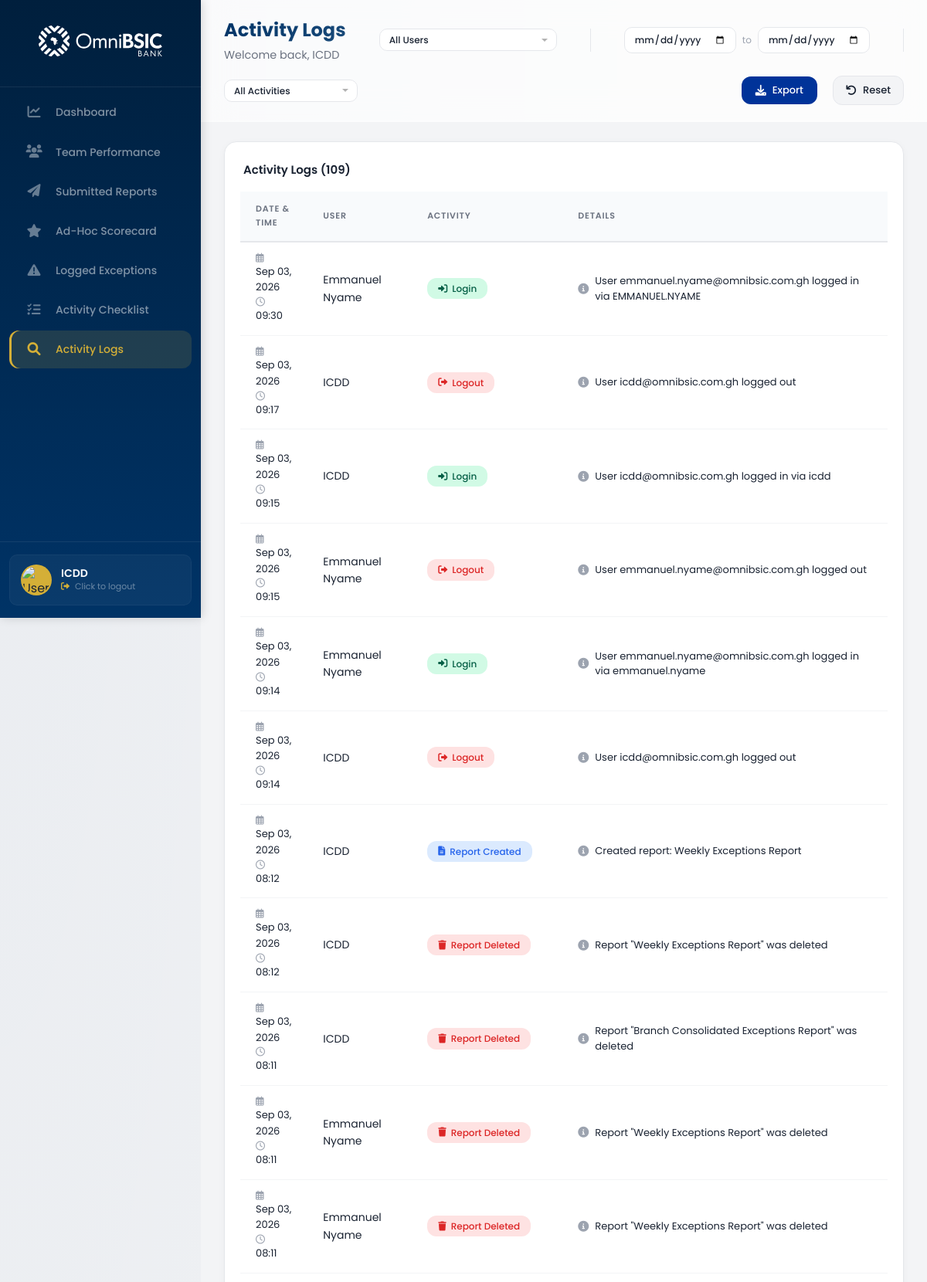
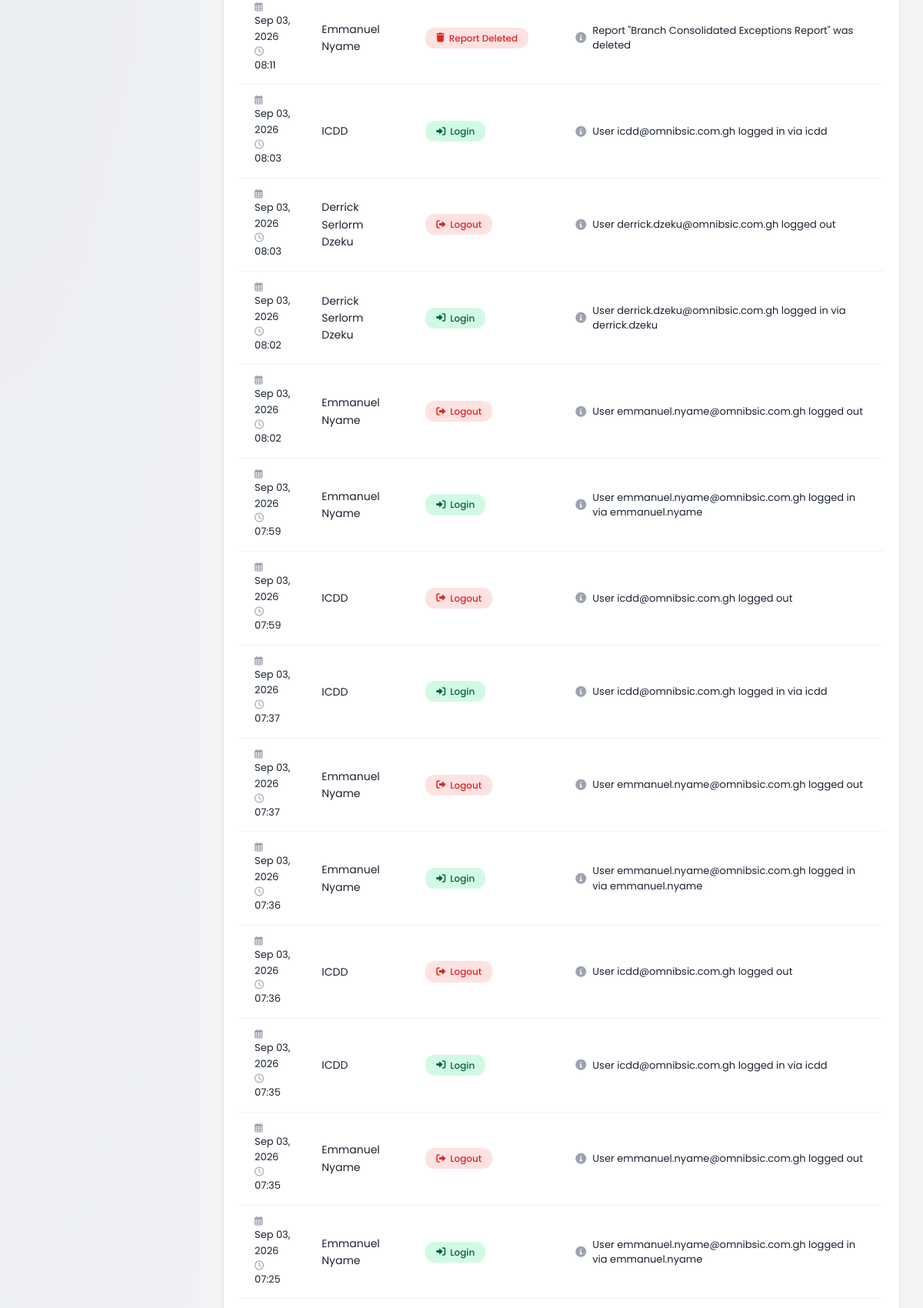
Page /adminboard/supervisor/activity-logs/ (signed in, upper part) on the committed database (2 pictures, top to bottom).
### control_dashboard/models.py (models this page shows, shortened)
class UserProfile(models.Model):
    ROLE_CHOICES = [
        ('admin', 'Admin'),
        ('supervisor', 'Supervisor'),
        ('member', 'Member'),
    ]
    POSITION_CHOICES = [
        ('hc', 'Headoffice Control'),
        ('cc', 'Cluster Control'),
    ]
    STATUS_CHOICES = [
        ('active', 'Active'),
        ('inactive', 'Inactive'),
    ]
    user = models.OneToOneField(
        User,
        on_delete=models.CASCADE,
        related_name='profile',
        null=True,
        blank=True
    )
    email = models.EmailField(unique=True)
    full_name = models.CharField(max_length=200)
    username = models.CharField(max_length=150, unique=True, blank=True, null=True)
    position = models.CharField(max_length=50, choices=POSITION_CHOICES, default='member')
    role = models.CharField(max_length=50, choices=ROLE_CHOICES, default='member')
    status = models.CharField(max_length=50, choices=STATUS_CHOICES, default='active')
    created_at = models.DateTimeField(auto_now_add=True)
    updated_at = models.DateTimeField(auto_now=True)
    class Meta:
        db_table = 'user_profiles'
        ordering = ['full_name']

class ActivityLog(models.Model):
    ACTIVITY_TYPES = (
        ('login', 'Login'),
        ('logout', 'Logout'),
        ('report_created', 'Report Created'),
        ('report_updated', 'Report Updated'),
        ('report_deleted', 'Report Deleted'),
        ('report_submitted', 'Report Submitted'),
        ('report_approved', 'Report Approved'),
        ('report_rejected', 'Report Rejected'),
        ('checklist_completed', 'Checklist Completed'),
        ('user_created', 'User Created'),
        ('user_updated', 'User Updated'),
        ('user_deleted', 'User Deleted'),
        ('email_sent', 'Email Sent'),
        ('draft_saved', 'Draft Saved'),
        ('draft_deleted', 'Draft Deleted'),
        ('deduction_created', 'Deduction Created'),
        ('deduction_updated', 'Deduction Updated'),
        ('deduction_deleted', 'Deduction Deleted'),
        ('score_updated', 'Score Updated'),
    )
    ACTIVITY_ICONS = {
        'login': 'fa-sign-in-alt',
        'logout': 'fa-sign-out-alt',
        'report_created': 'fa-file-alt',
        'report_updated': 'fa-edit',
        'report_deleted': 'fa-trash',
        'report_submitted': 'fa-paper-plane',
        'report_approved': 'fa-check-circle',
        'report_rejected': 'fa-times-circle',
        'checklist_completed': 'fa-check-double',
        'user_created': 'fa-user-plus',
        'user_updated': 'fa-user-edit',
        'user_deleted': 'fa-user-minus',
        'email_sent': 'fa-envelope',
        'draft_saved': 'fa-save',
        'draft_deleted': 'fa-trash-alt',
        'deduction_created': 'fa-minus-circle',
        'deduction_updated': 'fa-edit',
        'deduction_deleted': 'fa-trash',
        'score_updated': 'fa-star',
    }
    user = models.ForeignKey(
        'UserProfile',
        on_delete=models.CASCADE,
        related_name='activity_logs'
    )
    activity_type = models.CharField(
        max_length=50,
        choices=ACTIVITY_TYPES
    )
    details = models.TextField(
        blank=True,
        null=True,
        help_text="Detailed description of the activity"
    )
    ip_address = models.GenericIPAddressField(
        blank=True,
        null=True,
        help_text="IP address of the user"
    )
    user_agent = models.TextField(
        blank=True,
        null=True,
        help_text="User agent string"
    )
    created_at = models.DateTimeField(
        auto_now_add=True
    )
    class Meta:
        ordering = ['-created_at']
        verbose_name = 'Activity Log'
        verbose_name_plural = 'Activity Logs'
        indexes = [
            models.Index(fields=['user', 'created_at']),
            models.Index(fields=['activity_type']),
        ]
    def get_activity_icon(self):
        return self.ACTIVITY_ICONS.get(self.activity_type, 'fa-circle')

### control_dashboard/views.py (the view)
# urls.py: path('supervisor/activity-logs/', views.supervisor_activity_logs, name='supervisor_activity_logs'),
@login_required
def supervisor_activity_logs(request):
    try:
        user_profile = UserProfile.objects.get(email=request.user.email)
        if user_profile.role != 'supervisor' and user_profile.role != 'admin':
            messages.error(request, 'You do not have permission to access this page.')
            return redirect_dashboard(request.user)
    except UserProfile.DoesNotExist:
        return redirect_dashboard(request.user)
    user_filter = request.GET.get('user', 'all')
    start_date = request.GET.get('start_date', '')
    end_date = request.GET.get('end_date', '')
    activity_filter = request.GET.get('activity', '')
    queryset = ActivityLog.objects.all().select_related('user')
    if user_filter != 'all':
        try:
            queryset = queryset.filter(user_id=int(user_filter))
        except ValueError:
            pass
    if start_date:
        try:
            start_date_obj = datetime.strptime(start_date, '%Y-%m-%d').date()
            queryset = queryset.filter(created_at__date__gte=start_date_obj)
        except ValueError:
            pass
    if end_date:
        try:
            end_date_obj = datetime.strptime(end_date, '%Y-%m-%d').date()
            queryset = queryset.filter(created_at__date__lte=end_date_obj)
        except ValueError:
            pass
    if activity_filter and activity_filter != 'all':
        queryset = queryset.filter(activity_type=activity_filter)
    activity_logs = queryset.order_by('-created_at')[:200]
    users = UserProfile.objects.filter(status='active').order_by('full_name')
    activity_types = ActivityLog.ACTIVITY_TYPES
    context = {
        'user_profile': user_profile,
        'activity_logs': activity_logs,
        'users': users,
        'activity_types': activity_types,
        'user_filter': user_filter,
        'activity_filter': activity_filter,
        'start_date': start_date,
        'end_date': end_date,
    }
    return render(request, 'control_dashboard/activity-sup.html', context)

### control_dashboard/templates/control_dashboard/activity-sup.html (shortened to what this page needs)
{% extends 'control_dashboard/base.html' %}
{% load static %}
{% block extra_css %}
<link rel="stylesheet" href="{% static 'stylesheets/activity-logs.css' %}" type="text/css">
{% endblock %}
{% block dashboard_url %}{% url 'control_dashboard:supervisor_dashboard' %}{% endblock %}
{% block nav_links %}
<li><a href="{% url 'control_dashboard:supervisor_dashboard' %}">
    <span class="nav-icon"><i class="fas fa-chart-line"></i></span>
    <span class="nav-text">Dashboard</span>
</a></li>
<li><a href="{% url 'control_dashboard:team_performance' %}">
    <span class="nav-icon"><i class="fas fa-users"></i></span>
    <span class="nav-text">Team Performance</span>
</a></li>
<li><a href="{% url 'control_dashboard:submitted_reports' %}">
    <span class="nav-icon"><i class="fas fa-paper-plane"></i></span>
    <span class="nav-text">Submitted Reports</span>
</a></li>
<li><a href="{% url 'control_dashboard:ad_hoc_scorecard' %}">
    <span class="nav-icon"><i class="fas fa-star"></i></span>
    <span class="nav-text">Ad-Hoc Scorecard</span>
</a></li>
<li><a href="{% url 'control_dashboard:logged_exceptions' %}">
    <span class="nav-icon"><i class="fas fa-exclamation-triangle"></i></span>
    <span class="nav-text">Logged Exceptions</span>
</a></li>
<li><a href="{% url 'control_dashboard:supervisor_checklist' %}">
    <span class="nav-icon"><i class="fas fa-tasks"></i></span>
    <span class="nav-text">Activity Checklist</span>
</a></li>
<li class="active"><a href="{% url 'control_dashboard:supervisor_activity_logs' %}">
    <span class="nav-icon"><i class="fas fa-search"></i></span>
    <span class="nav-text">Activity Logs</span>
</a></li>
{% endblock %}
{% block page_title %}Activity Logs{% endblock %}
{% block top_header_center %}
<div class="header-filter-group">
    <select id="user-filter" class="header-select" onchange="applyFilters()">
        <option value="all">All Users</option>
    </select>
</div>
<div class="header-date-group">
    <div class="header-date-wrapper">
        <input type="date" id="start-date" class="header-date-input" value="{{ start_date }}" onchange="applyFilters()">
        <span>to</span>
        <input type="date" id="end-date" class="header-date-input" value="{{ end_date }}" onchange="applyFilters()">
    </div>
</div>
<div class="header-filter-group">
    <select id="activity-filter" class="header-select" onchange="applyFilters()">
        <option value="all">All Activities</option>
    </select>
</div>
{% endblock %}
{% block top_header_right %}
<button class="btn-export-header" onclick="exportLogs()" title="Export Activity Logs">
    <i class="fas fa-download"></i> Export
</button>
<button class="btn-reset-header" onclick="resetFilters()" title="Reset Filters">
    <i class="fas fa-undo"></i> Reset
</button>
{% endblock %}
{% block content %}
<div class="table-container">
    <div class="table-header">
        <h4>Activity Logs ({{ activity_logs|length }})</h4>
    </div>
    <div class="table-responsive">
        <table class="activity-table">
            <thead>
                <tr>
                    <th>Date & Time</th>
                    <th>User</th>
                    <th>Activity</th>
                    <th>Details</th>
                </tr>
            </thead>
            <tbody>
                {% for log in activity_logs %}
                <tr>
                    <td>
                        <span class="time-stamp">
                            <i class="far fa-calendar-alt"></i> {{ log.created_at|date:"M d, Y" }}
                            <br>
                            <i class="far fa-clock"></i> {{ log.created_at|date:"H:i" }}
                        </span>
                    </td>
                    <td class="font-bold">{{ log.user.full_name|default:log.user.email }}</td>
                    <td>
                        <span class="activity-tag {{ log.activity_type }}">
                            <i class="fas {{ log.get_activity_icon }}"></i>
                            {{ log.get_activity_type_display }}
                        </span>
                    </td>
                    <td>
                        <div class="activity-details">
                            <i class="fas fa-info-circle"></i>
                            {{ log.details|default:"No details available" }}
                        </div>
                    </td>
                </tr>
                {% endfor %}
            </tbody>
        </table>
    </div>
</div>
{% endblock %}

### control_dashboard/templates/control_dashboard/base.html (shortened to what this page needs)
{% load static %}
<!DOCTYPE html>
<html>
    <head>
        <link rel="stylesheet" href="{% static 'stylesheets/base.css' %}" type="text/css">
        <link rel="stylesheet" href="https://cdnjs.cloudflare.com/ajax/libs/font-awesome/6.0.0-beta3/css/all.min.css">
        {% block extra_css %}{% endblock %}
    </head>
    <body>
        <div class="page-wrapper">
            <div class="nav-bar">
                <div class="logo">
                    <a href="{% block dashboard_url %}{% url 'control_dashboard:member_dashboard' %}{% endblock %}">
                        <img src="{% static 'images/OmniBSIC_Bank_Logo.svg' %}" alt="Bank Logo">
                    </a>
                </div>
                <ul class="nav-links">
                    {% block nav_links %}{% endblock %}
                </ul>
                <div class="nav-footer">
                    <div class="nav-profile-card" onclick="logoutUser()" style="cursor: pointer;" title="Click to logout">
                        <div class="nav-profile-img-wrapper">
                            <img src="{% static 'images/user-avatar.jpg' %}" alt="User Profile Image">
                        </div>
                        <div class="nav-profile-info">
                            <h4 class="nav-user-name">{{ user_profile.full_name|default:"User" }}</h4>
                            <p class="nav-user-role">
                                <i class="fas fa-sign-out-alt" style="font-size: 11px; margin-right: 4px;"></i>
                                Click to logout
                            </p>
                        </div>
                    </div>
                </div>
            </div>
            <div class="main-content-wrapper">
                <div class="top-header">
                    <div class="top-header-left">
                        <span class="page-title">{% block page_title %}Dashboard{% endblock %}</span>
                        {% block page_subtitle %}
                        <span class="page-subtitle">Welcome back, {{ user_profile.full_name|default:"User" }}</span>
                        {% endblock %}
                    </div>
                    {% block top_header_center %}{% endblock %}
                    <div class="top-header-right">
                        {% block top_header_right %}{% endblock %}
                    </div>
                </div>
                <div class="main-content">
                    {% block content %}{% endblock %}
                </div>
            </div>
        </div>
    </body>
</html>

### rows in the picture
UserProfile: full_name "ICDD"
ActivityLog: created_at "Sep 03, 2026", created_at "09:30", user.full_name "Emmanuel Nyame", activity_type "Login", details "User emmanuel.nyame@omnibsic.com.gh logged in via EMMANUEL.NYAME"
ActivityLog: created_at "Sep 03, 2026", created_at "09:17", user.full_name "ICDD", activity_type "Logout", details "User icdd@omnibsic.com.gh logged out"
ActivityLog: created_at "Sep 03, 2026", created_at "09:15", user.full_name "ICDD", activity_type "Login", details "User icdd@omnibsic.com.gh logged in via icdd"
ActivityLog: created_at "Sep 03, 2026", created_at "09:15", user.full_name "Emmanuel Nyame", activity_type "Logout", details "User emmanuel.nyame@omnibsic.com.gh logged out"
ActivityLog: created_at "Sep 03, 2026", created_at "09:14", user.full_name "Emmanuel Nyame", activity_type "Login", details "User emmanuel.nyame@omnibsic.com.gh logged in via emmanuel.nyame"
ActivityLog: created_at "Sep 03, 2026", created_at "09:14", user.full_name "ICDD", activity_type "Logout", details "User icdd@omnibsic.com.gh logged out"
ActivityLog: created_at "Sep 03, 2026", created_at "08:12", user.full_name "ICDD", activity_type "Report Created", details "Created report: Weekly Exceptions Report"
ActivityLog: created_at "Sep 03, 2026", created_at "08:12", user.full_name "ICDD", activity_type "Report Deleted", details "Report \"Weekly Exceptions Report\" was deleted"
ActivityLog: created_at "Sep 03, 2026", created_at "08:11", user.full_name "ICDD", activity_type "Report Deleted", details "Report \"Branch Consolidated Exceptions Report\" was deleted"
ActivityLog: created_at "Sep 03, 2026", created_at "08:11", user.full_name "Emmanuel Nyame", activity_type "Report Deleted", details "Report \"Weekly Exceptions Report\" was deleted"
ActivityLog: created_at "Sep 03, 2026", created_at "08:11", user.full_name "Emmanuel Nyame", activity_type "Report Deleted", details "Report \"Weekly Exceptions Report\" was deleted"
ActivityLog: created_at "Sep 03, 2026", created_at "08:11", user.full_name "Emmanuel Nyame", activity_type "Report Deleted", details "Report \"Branch Consolidated Exceptions Report\" was deleted"
ActivityLog: created_at "Sep 03, 2026", created_at "08:03", user.full_name "ICDD", activity_type "Login", details "User icdd@omnibsic.com.gh logged in via icdd"
ActivityLog: created_at "Sep 03, 2026", created_at "08:03", user.full_name "Derrick Serlorm Dzeku", activity_type "Logout", details "User derrick.dzeku@omnibsic.com.gh logged out"
ActivityLog: created_at "Sep 03, 2026", created_at "08:02", user.full_name "Derrick Serlorm Dzeku", activity_type "Login", details "User derrick.dzeku@omnibsic.com.gh logged in via derrick.dzeku"
ActivityLog: created_at "Sep 03, 2026", created_at "08:02", user.full_name "Emmanuel Nyame", activity_type "Logout", details "User emmanuel.nyame@omnibsic.com.gh logged out"
ActivityLog: created_at "Sep 03, 2026", created_at "07:59", user.full_name "Emmanuel Nyame", activity_type "Login", details "User emmanuel.nyame@omnibsic.com.gh logged in via emmanuel.nyame"
ActivityLog: created_at "Sep 03, 2026", created_at "07:59", user.full_name "ICDD", activity_type "Logout", details "User icdd@omnibsic.com.gh logged out"
ActivityLog: created_at "Sep 03, 2026", created_at "07:37", user.full_name "ICDD", activity_type "Login", details "User icdd@omnibsic.com.gh logged in via icdd"
ActivityLog: created_at "Sep 03, 2026", created_at "07:37", user.full_name "Emmanuel Nyame", activity_type "Logout", details "User emmanuel.nyame@omnibsic.com.gh logged out"
ActivityLog: created_at "Sep 03, 2026", created_at "07:36", user.full_name "Emmanuel Nyame", activity_type "Login", details "User emmanuel.nyame@omnibsic.com.gh logged in via emmanuel.nyame"
ActivityLog: created_at "Sep 03, 2026", created_at "07:36", user.full_name "ICDD", activity_type "Logout", details "User icdd@omnibsic.com.gh logged out"
ActivityLog: created_at "Sep 03, 2026", created_at "07:35", user.full_name "ICDD", activity_type "Login", details "User icdd@omnibsic.com.gh logged in via icdd"
ActivityLog: created_at "Sep 03, 2026", created_at "07:35", user.full_name "Emmanuel Nyame", activity_type "Logout", details "User emmanuel.nyame@omnibsic.com.gh logged out"
ActivityLog: created_at "Sep 03, 2026", created_at "07:25", user.full_name "Emmanuel Nyame", activity_type "Login", details "User emmanuel.nyame@omnibsic.com.gh logged in via emmanuel.nyame"

### other values in the picture
{{ activity_logs|length }} "109"
